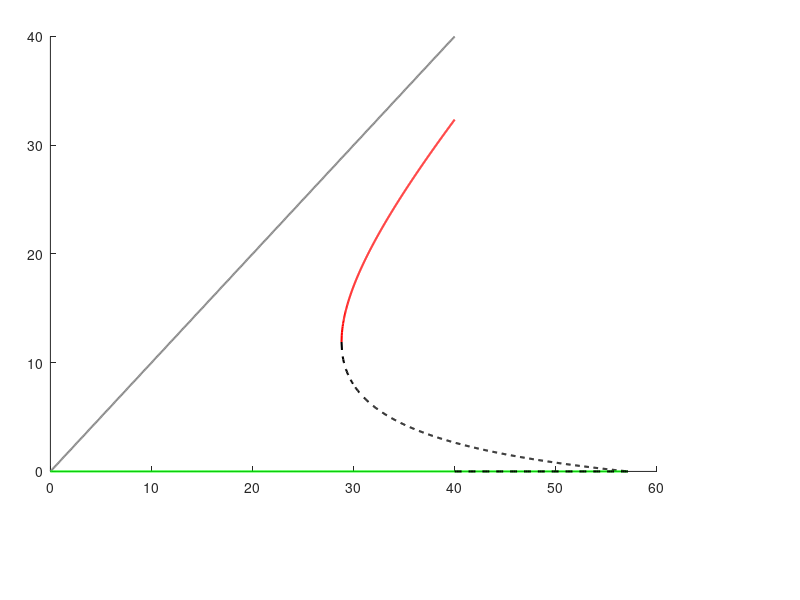

The MATLAB source for this figure: (Note: this script raises an error after producing the figure.)
clear all
close all
clc

beta1 = 0.01; nu = 0.2; gamma = 1 / 7; 

% control beta
beta = beta1/4; 

Max_N = 40;
disp(['judge ' num2str(gamma/beta - 1/nu)])
N_1 = 2*sqrt(gamma/beta/nu)-1/nu
N_2 = gamma/beta

N_sn = linspace(0,N_2,1000);
I_0 = zeros(size(N_sn));

N_zheng = linspace(N_1,Max_N,500);
N_fu = linspace(N_1,N_2,500);
I_1 = (beta*(nu.*N_zheng - 1) + sqrt((beta+beta*nu.*N_zheng).^2-4*beta*nu*gamma))./(2*beta*nu);
I_2 = (beta*(nu.*N_fu - 1) - sqrt((beta+beta*nu.*N_fu).^2-4*beta*nu*gamma))./(2*beta*nu);

gwLineWidth = 1.5;
figure
set(gcf,'Position', [100 300 500 420])
axes('Position',[0.063 0.214285714285714 0.758 0.725]);
set(gca,'Color','none')

hold on

plot(linspace(0,Max_N,500),linspace(0,Max_N,500),'Color',[0.5 0.5 0.5],'LineWidth',gwLineWidth)

plot(real(N_fu),real(I_2),'k--','LineWidth',gwLineWidth);
plot(N_sn,I_0,'g-','LineWidth',gwLineWidth);

plot(linspace(N_2,Max_N,100+1),zeros(size(linspace(N_2,Max_N,100+1))),'k--','LineWidth',gwLineWidth);

plot(N_zheng,real(I_1),'r-','LineWidth',gwLineWidth);

N = 13.36;
I = 1.0;
S = N - I;
x0 = [S; I];
dt = 0.1; tspan = [0:dt:600];
[sol_t, sol_x] = ode45(@(t,x) OdeSISystem(t,x,beta1,nu,gamma), tspan, x0);
endingS = sol_x(end,1);
endingI = sol_x(end,2);

s1 = 220;
scatter(N, endingI,s1,'MarkerFaceColor','r', ...
    'MarkerEdgeColor','r','Marker','pentagram');

set(gca, 'YAxisLocation', 'right');
ax = gca; 
ax.XTick = [0:10:Max_N]; 
ax.XTickLabel = {'0','10','20','30','$\langle N\rangle$'}; 
ax.XAxis.FontName = 'Times New Roman'; 
ax.TickLabelInterpreter = 'latex';


ax.YTick = [0:10:Max_N]; 
ax.YTickLabel = {'0','10','20','30','$I^{*}$'}; 
ax.YAxis.FontName = 'Times New Roman'; 
ax.TickLabelInterpreter = 'latex';

ax.TickDir = 'out';

xlim([0 Max_N])
ylim([-0.5,Max_N])

set(gca,'XColor','m','YColor','m','TickLength',...
    [0.02 0.02],'FontSize',24,'linewidth',gwLineWidth,'layer','top');



%%


control_N1 = 13.36;
S = endingS;
I = control_N1 - S;

plot(control_N1, I, 'MarkerSize',18,'Marker','.','LineStyle','none','Color','k');

figure_name = ['./beijing control  beta ' 'beta=' num2str(beta1,'%.3f') ' nu=' num2str(nu,'%.3f')  '.eps'];
saveas(gcf, figure_name, 'epsc');


disp(['segreation I = ' num2str(endingI-I)])
disp(['S = ' num2str(S) ', I = ' num2str(I) ', S+I = ' num2str(S+I)])
x0 = [S; I];
[controlbeta_t, controlbeta_x] = ode45(@(t,x) OdeSISystem(t,x,beta,nu,gamma), tspan, x0);

figure
set(gcf,'Position', [100 300 500 420])
axes('Position',[0.169 0.225 0.758 0.725]);
set(gca,'Color','none')
hold on
plot(sol_t,      sol_x(:,2),'LineWidth',gwLineWidth,'LineStyle','-','Color','r');
plot(controlbeta_t+sol_t(end), controlbeta_x(:,2),'LineWidth',gwLineWidth,'LineStyle','-','Color','b');

ax = gca; 
ax.XTick = [0:200:tspan(end)]; 
ax.XTickLabel = [0:200:tspan(end)]; 
ax.XAxis.FontName = 'Times New Roman';
ax.TickLabelInterpreter = 'latex';


ax.YTick = [0:2:10]; 
ax.YTickLabel = [0:2:10]; 
ax.YAxis.FontName = 'Times New Roman';
ax.TickLabelInterpreter = 'latex';

ax.TickDir = 'out';

xlim([0 tspan(end)*2])
ylim([0 10])


set(gca,'XColor','k','YColor','k','TickLength',...
    [0.02 0.02],'FontSize',24,'linewidth',gwLineWidth,'layer','top');

save databeijing_backward_bifurcation_control_beta controlbeta_t controlbeta_x